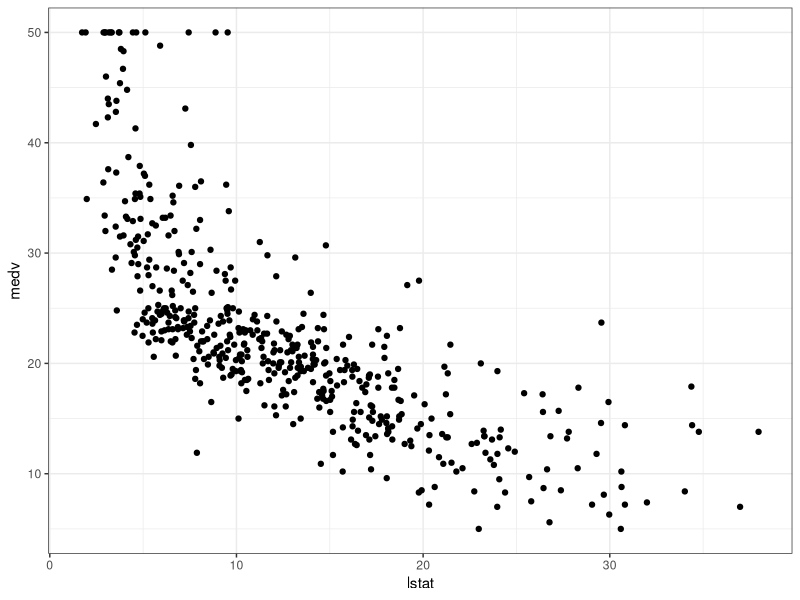
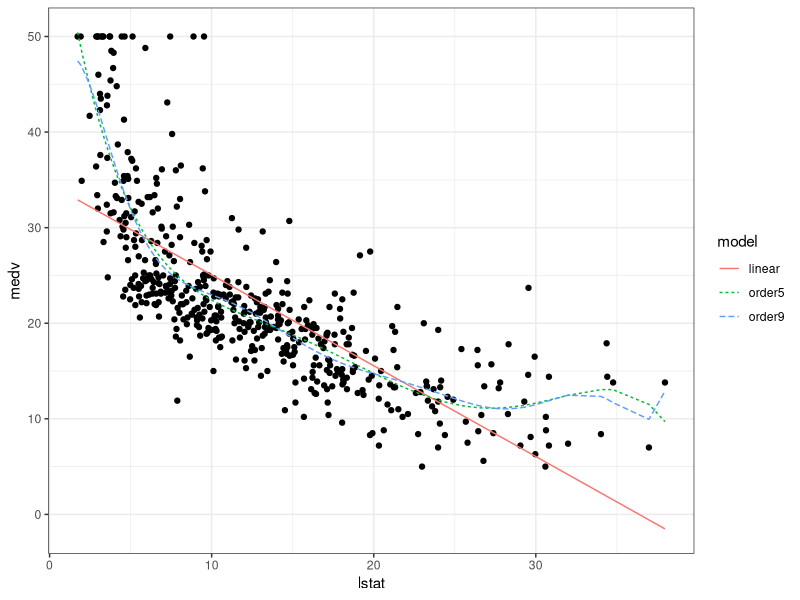

Generate these figures, in order, with R:
# author: Jarad Niemi
# date:   2026-09-01
# purpose: example of bias variance trade-off
################################################################################
library("tidyverse")
library("MASS")

theme_set(theme_bw())

summary(Boston$lstat)
# lstat is computed on a census track basis and is the average of 
#   percentage of adults who do not have at least some high school education
#   percentage of adults who are classified as laborers

# use lstat to predict housing median value
g <- ggplot(Boston, aes(x = lstat, y = medv)) +
  geom_point()

g

# Fit SLR, polynomial order 5, and polynomial order 9 models:
m1 = lm(medv~lstat,data=Boston)
m5 = lm(medv~poly(lstat,5),data=Boston)
m9 = lm(medv~poly(lstat,9),data=Boston)

# Create predictive data set
d <- Boston |> 
  dplyr::select(lstat) |>    # MASS::select() exists, so we need to be explicit
  mutate(
    linear = m1$fitted.values,
    order5 = m5$fitted.values,
    order9 = m9$fitted.values
  ) |>
  pivot_longer(
    cols = linear:order9,
    names_to = "model",
    values_to = "medv"
  )

# Add predictions to data
g + geom_line(data = d, aes(color = model, linetype = model))



# ------------------------------------------------------------------------------
# Evaluate models using train/test split
# ------------------------------------------------------------------------------

set.seed(20260902) # for reproducible results
n <- dim(Boston)[1]
train_index  <- sample.int(n, size = n / 2, replace = FALSE)
train_boston <- Boston[ train_index, ]
test_boston  <- Boston[-train_index, ]


train_m1 <- lm(medv ~      lstat,     data = train_boston)
train_m5 <- lm(medv ~ poly(lstat, 5), data = train_boston)
train_m9 <- lm(medv ~ poly(lstat, 9), data = train_boston)


## training MSE 
mse_train <- train_boston |> 
  dplyr::select(lstat, medv) |>
  mutate(
    # alternative to using $fitted.values
    linear = predict(train_m1, newdata = train_boston),
    order5 = predict(train_m5, newdata = train_boston),
    order9 = predict(train_m9, newdata = train_boston)
  ) |>
  pivot_longer(
    cols      = linear:order9,
    names_to  = "model",
    values_to = "prediction"
  ) |>
  group_by(model) |>
  summarize(
    mse = NA                # how do we compute the training MSE? 
  )


## test MSE



###########################
#### In-class Activity ####
###########################

## 1. Introduce yourself to your group members.

## 2. Fit 9 models of increasing complexity on the training set: 
##    m1 <- lm(medv ~ poly(lstat, 1), data = train_boston)
##    m2 <- lm(medv ~ poly(lstat, 2), data = train_boston)
##    m3 <- lm(medv ~ poly(lstat, 3), data = train_boston)
##    .
##    .
##    .
##    m9 <- lm(medv ~ poly(lstat, 9), data = train_boston)

## 3. Obtain the training MSE and test MSE for each of these models. 

## 4. Create a plot where the training and test MSE are on the y-axis 
##    in different colors and linetypes (only 6 possible linetypes) and the 
##    model complexity (1 - 9) is on the x-axis. 
